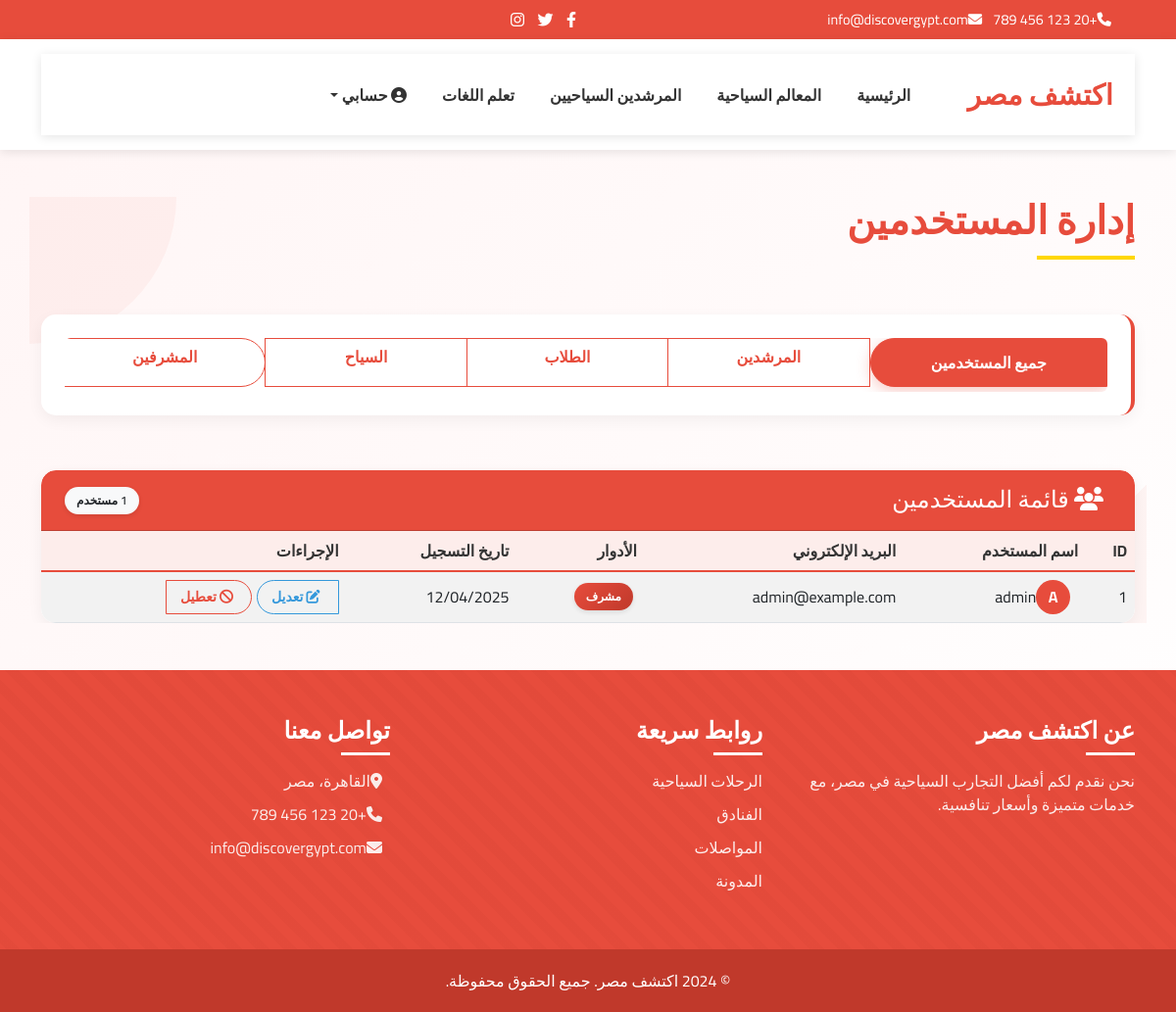
Before: /admin/users (signed in) with the older database file.
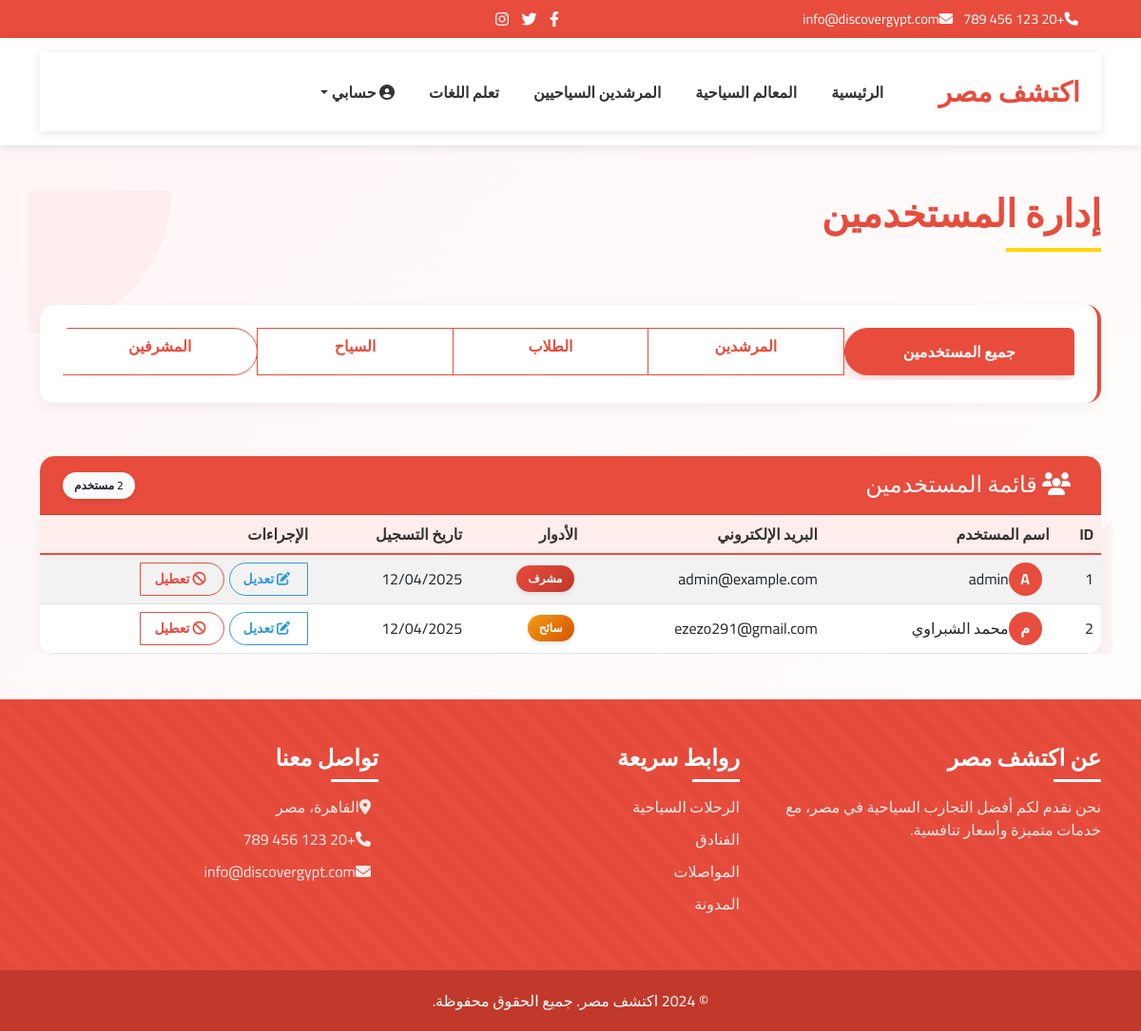
After: the same page with the newer database file.
### models.py (models this page shows, shortened)
class User(UserMixin, db.Model):
    id = db.Column(db.Integer, primary_key=True)
    username = db.Column(db.String(64), unique=True, nullable=False)
    email = db.Column(db.String(120), unique=True, nullable=False)
    password_hash = db.Column(db.String(256), nullable=False)
    is_guide = db.Column(db.Boolean, default=False)
    is_student = db.Column(db.Boolean, default=False)
    is_tourist = db.Column(db.Boolean, default=False)
    is_admin = db.Column(db.Boolean, default=False)
    phone = db.Column(db.String(20), nullable=True)
    country = db.Column(db.String(100), nullable=True)
    governorate = db.Column(db.String(100), nullable=True)
    city = db.Column(db.String(100), nullable=True)
    profile_pic = db.Column(db.String(200), nullable=True)
    education_level = db.Column(db.String(100), nullable=True)
    university = db.Column(db.String(200), nullable=True)
    languages = db.Column(db.String(200), nullable=True)
    bio = db.Column(db.Text, nullable=True)
    date_joined = db.Column(db.DateTime, default=datetime.utcnow)
    profile_completed = db.Column(db.Boolean, default=False)
    reviews = db.relationship('Review', backref='author', lazy='dynamic')

### routes.py (the view)
@main.route('/admin/users')
@login_required
def admin_users():
    if not current_user.is_admin:
        flash('You do not have permission to access this page.', 'danger')
        return redirect(url_for('main.index'))
    role = request.args.get('role', 'all')
    query = User.query
    if role == 'guide':
        query = query.filter_by(is_guide=True)
    elif role == 'student':
        query = query.filter_by(is_student=True)
    elif role == 'tourist':
        query = query.filter_by(is_tourist=True)
    elif role == 'admin':
        query = query.filter_by(is_admin=True)
    users = query.all()
    return render_template('admin/users.html',
                          title='Manage Users',
                          users=users,
                          selected_role=role)

### routes.py (called while the page is built)
def get_locale():
    if 'language' in session:
        return session['language']
    return 'en'

@main.before_app_request
def before_request():
    g.locale = str(get_locale())
    g.search_form = SearchForm()
    g.count_reviews_by_rating = count_reviews_by_rating

### templates/admin/users.html (shortened to what the changed rows need)
<!DOCTYPE html>
<html lang="en" dir="rtl">
<head>
    <link href="https://cdn.jsdelivr.net/npm/bootstrap@5.3.0/dist/css/bootstrap.min.css" rel="stylesheet">
    <link rel="stylesheet" href="https://cdnjs.cloudflare.com/ajax/libs/font-awesome/6.4.0/css/all.min.css">
</head>
<body>
    <div class="container mt-5 page-container">
        <div class="row mb-4 fade-in">
            <div class="col-12">
                <h1 class="page-title">{{ _('إدارة المستخدمين') }}</h1>
            </div>
        </div>
        <div class="row slide-up" style="animation-delay: 0.2s;">
            <div class="col-12">
                <div class="card admin-table-card">
                    <div class="card-body p-0">
                        <div class="table-responsive">
                            <table class="table table-striped">
                                <thead>
                                    <tr>
                                        <th>{{ _('ID') }}</th>
                                        <th>{{ _('اسم المستخدم') }}</th>
                                        <th>{{ _('البريد الإلكتروني') }}</th>
                                        <th>{{ _('الأدوار') }}</th>
                                        <th>{{ _('تاريخ التسجيل') }}</th>
                                        <th>{{ _('الإجراءات') }}</th>
                                    </tr>
                                </thead>
                                <tbody>
                                    {% for user in users %}
                                    <tr>
                                        <td>{{ user.id }}</td>
                                        <td>
                                            <div class="d-flex align-items-center">
                                                <div class="avatar-circle me-2" style="background-color: var(--primary-red); color: white; width: 35px; height: 35px; border-radius: 50%; display: flex; align-items: center; justify-content: center; font-weight: bold;">
                                                    {{ user.username[0].upper() }}
                                                </div>
                                                <span>{{ user.username }}</span>
                                            </div>
                                        </td>
                                        <td>{{ user.email }}</td>
                                        <td>
                                            {% if user.is_admin %}
                                            <span class="badge bg-danger me-1">{{ _('مشرف') }}</span>
                                            {% endif %}
                                            {% if user.is_tourist %}
                                            <span class="badge bg-warning me-1">{{ _('سائح') }}</span>
                                            {% endif %}
                                        </td>
                                        <td>{{ user.date_joined.strftime('%d/%m/%Y') }}</td>
                                        <td>
                                            <div class="btn-group" role="group">
                                                <button type="button" class="btn btn-sm action-btn action-btn-edit">
                                                    <i class="fas fa-edit me-1"></i> {{ _('تعديل') }}
                                                </button>
                                                <button type="button" class="btn btn-sm action-btn action-btn-disable">
                                                    <i class="fas fa-ban me-1"></i> {{ _('تعطيل') }}
                                                </button>
                                            </div>
                                        </td>
                                    </tr>
                                    {% endfor %}
                                </tbody>
                            </table>
                        </div>
                    </div>
                </div>
            </div>
        </div>
    </div>
</body>
</html>

Changed rows visible on the page:
added User: id "2", username "م", username "محمد الشبراوي", email "ezezo291@gmail.com", date_joined "12/04/2025"
